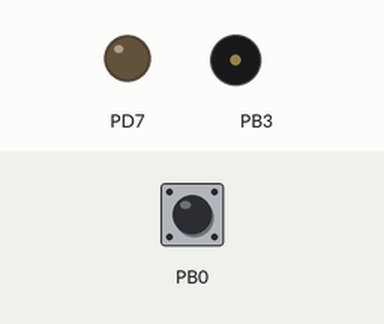
This program was run on a simulated ATmega32, built with avr-gcc and emulated at 8 MHz. Shown: output pins drawn as LEDs (lit = HIGH), buzzer (waves = sounding). The inputs (shaded band) are chosen by the test bench; at power-on: PB0 HIGH.

Above: at 1.2 s.
1.3 s: PB0 pulled LOW for 0.15 s
At 2.7 s:
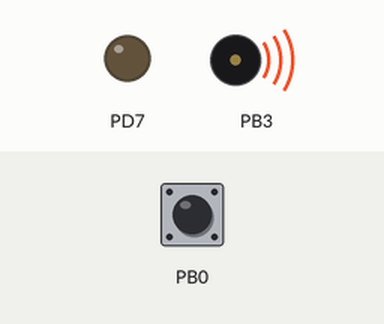
Timing chart, 0 to 8.9 s (numbered marks = the images above; inputs shaded):
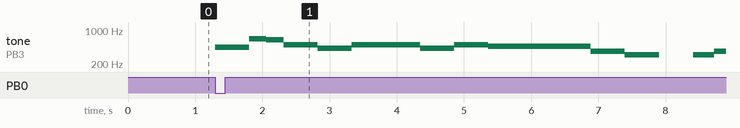

The program:

main.c
```c
/*
 * main.c
 *
 *  Created on: 8 lut 2026
 *      Author: kosmi
 */

#include <avr/io.h>
#include <util/delay.h>
#include <avr/interrupt.h>

#include "constants.h"

volatile uint32_t music_ms = 0;
void update_track(Track *track, volatile uint8_t *ocr_reg,
		volatile uint8_t *tccr_reg, uint8_t com_bit);

ISR(TIMER1_COMPA_vect) {
	music_ms++;
}

int main(void) {
	DDRB &= ~(1 << PB0);
	DDRB |= (1 << PB3);
	DDRD |= (1 << PD7);

	PORTB |= (1 << PB0);

	// enable CTC0
	TCCR0 |= (1 << WGM01);
	TCCR0 |= (1 << CS00) | (1 << CS01);

	// enable CTC2
	TCCR2 |= (1 << WGM21);
	TCCR2 |= (1 << CS21) | (1 << CS22);

	TCCR1B |= (1 << WGM12);
	TCCR1B |= (1 << CS11) | (1 << CS10);
	OCR1A = 124;
	TIMSK |= (1 << OCIE1A);

	Track melody = { .notes = melody_path, .size = sizeof(melody_path)
			/ sizeof(Note), .current_id_note = 0, .next_note_in = 0,
			.is_playing = 0 };
	Track support = { .notes = support_path, .size = sizeof(support_path)
			/ sizeof(Note), .current_id_note = 0, .next_note_in = 0,
			.is_playing = 0 };

	sei();

	while (1) {
		if (!(PINB & (1 << PB0))) {
			melody.is_playing = 1;
			support.is_playing = 1;
		}

		if (melody.is_playing)
			update_track(&melody, &OCR0, &TCCR0, COM00);
		if (support.is_playing)
			update_track(&support, &OCR2, &TCCR2, COM20);
		if (!support.is_playing && !melody.is_playing)
			music_ms = 0;
	}
}

void update_track(Track *track, volatile uint8_t *ocr_reg,
		volatile uint8_t *tccr_reg, uint8_t com_bit) {

	if (track->current_id_note > track->size) {
		track->current_id_note = 0;
		track->next_note_in = 0;
		track->is_playing = 0;
		*tccr_reg &= ~(1 << com_bit);
	} else if (music_ms >= track->next_note_in) {
		uint8_t current_pitch = pgm_read_byte(
				&(track->notes[track->current_id_note].pitch));
		uint16_t current_duration = pgm_read_word(
				&(track->notes[track->current_id_note].duration));

		if (current_pitch == PAUSE) {
			*tccr_reg &= ~(1 << com_bit);
		} else {
			*ocr_reg = current_pitch;
			*tccr_reg |= (1 << com_bit);
		}

		track->next_note_in = music_ms + current_duration;
		track->current_id_note++;
	}
}
```

constants.h
```c
/*
 * constants.h
 *
 *  Created on: 11 lut 2026
 *      Author: kosmi
 */

#include <avr/pgmspace.h>

#ifndef CONSTANTS_H_
#define CONSTANTS_H_

#define BPM 118
#define T_QUARTER 60000/BPM
#define T_WHOLE   T_QUARTER*4
#define T_HALF    T_QUARTER*2
#define T_QUAVER T_QUARTER/2
#define T_SEMIQUAVER  T_QUARTER/4
#define PAUSE 0

#define C4  238
#define CS4 225
#define D4  212
#define DS4 200
#define E4  189
#define F4  178
#define FS4 168
#define G4  158
#define GS4 149
#define A4  141
#define AS4 133
#define B4  126

#define C5  118
#define CS5 112
#define D5  105
#define DS5 99
#define E5  94
#define F5  88
#define FS5 83
#define G5  79
#define GS5 74
#define A5  70
#define AS5 66
#define B5  62

#define C6 59
#define CS6 55
#define D6 52
#define DS6 49
#define E6 46
#define F6 44
#define FS6 41

typedef struct {
	uint8_t pitch;
	uint16_t duration;
} Note;

typedef struct {
	const Note *notes;
	uint16_t size;
	uint16_t current_id_note;
	uint32_t next_note_in;
	uint8_t is_playing;
} Track;

// @formatter:off
const Note do_re_mi_path[] PROGMEM = {
		{C4, T_HALF}, {CS4, T_HALF},
		{D4, T_HALF}, {DS4, T_HALF},
		{E4, T_HALF}, {F4, T_HALF},
		{FS4, T_HALF}, {G4, T_HALF},
		{GS4, T_HALF}, {A4, T_HALF},
		{AS4, T_HALF}, {B4, T_HALF},
};

const Note melody_path[] PROGMEM  = {
		{ A4, T_QUARTER }, { E5, T_QUAVER }, { DS5, T_QUAVER }, { B4, T_QUARTER }, { GS4, T_QUARTER },
		{ B4, T_HALF }, { GS4, T_QUARTER }, { B4, T_QUARTER },
		{ AS4, T_HALF + T_QUARTER }, { FS4, T_QUARTER },
		{ DS4, T_QUARTER }, {PAUSE, T_QUARTER }, { DS4, T_QUARTER }, { FS4, T_QUARTER },
		{ FS4, T_QUARTER }, {E5, T_QUAVER }, { DS5, T_QUAVER }, { B4, T_QUARTER }, { GS4, T_QUARTER },
		{ B4, T_HALF }, { GS4, T_QUARTER }, { B4, T_QUARTER },
		{ AS4,T_HALF }, { PAUSE, T_QUARTER }, {AS4, T_QUARTER},

		{ FS5, T_WHOLE},
		{ FS5, T_QUARTER}, { E5, T_QUARTER }, { DS5, T_QUARTER }, { CS5,T_QUARTER },
		{ B4, T_QUARTER + T_QUAVER }, { PAUSE, T_QUAVER }, { B4,T_QUARTER }, { CS5,T_QUARTER },
		{ AS4, T_HALF + T_QUARTER }, {FS4, T_QUAVER }, {F4,T_SEMIQUAVER }, { E4, T_SEMIQUAVER },
		{ DS4, T_QUARTER + T_QUAVER }, { PAUSE, T_QUAVER }, {DS4,T_QUARTER }, { FS4, T_QUARTER },
		{ A4, T_QUARTER }, { E5, T_QUARTER }, {DS5,T_QUARTER }, { CS5, T_QUARTER },

		{ AS4, T_HALF }, { B4, T_QUARTER }, { CS5,T_QUARTER },
		{ AS4, T_HALF }, { FS4, T_QUARTER + T_QUAVER }, { PAUSE,T_QUAVER },
		{ FS4, T_QUARTER + T_QUAVER }, { PAUSE, T_QUAVER }, { FS4, T_QUARTER }, { GS4,T_QUARTER },
		{ A4, T_QUARTER }, { FS5, T_QUARTER }, { DS5, T_QUAVER }, { E5, T_QUAVER }, { DS5, T_QUAVER }, { B4,T_QUAVER },
		{ GS4, T_QUARTER + T_QUAVER }, { PAUSE, T_QUAVER }, { GS4, T_QUARTER }, { B4,T_QUARTER },

		{ AS4, T_HALF + T_QUARTER }, { FS4, T_QUARTER },
		{ DS4, T_QUARTER + T_QUAVER }, {PAUSE, T_QUAVER}, { DS4, T_QUARTER }, { FS4, T_QUARTER },
		{ FS4, T_QUARTER }, {E5, T_QUAVER }, { DS5, T_QUAVER }, { B4, T_QUARTER }, { GS4,T_QUARTER },
		{ B4, T_HALF }, { GS4,T_QUARTER }, { B4,T_QUARTER },

		{ B4, T_QUARTER }, { AS4,T_QUARTER + T_QUAVER }, { PAUSE, T_QUAVER }, { AS4, T_QUARTER },
		{ FS5, T_WHOLE },
		{ FS5, T_QUARTER}, { E5, T_QUARTER }, { DS5, T_QUAVER }, {E5, T_QUAVER }, { DS5, T_QUARTER },
		{ CS5, T_QUARTER }, { B4,T_QUARTER }, { GS4, T_QUARTER }, { B4, T_QUARTER },

		{ AS4, T_HALF + T_QUARTER }, { FS5, T_QUAVER }, { F5,T_SEMIQUAVER }, { E5, T_SEMIQUAVER },
		{ DS5, T_QUARTER + T_QUAVER }, { PAUSE, T_QUAVER }, { DS5,T_QUARTER }, { CS5, T_QUARTER },
		{ B4, T_HALF }, { AS4,T_QUAVER }, { B4, T_QUAVER }, { AS4, T_QUARTER },
		{ FS4, T_QUARTER + T_QUAVER }, {PAUSE, T_QUAVER }, { FS4, T_QUARTER }, { AS4, T_QUARTER },

		{ FS4, T_WHOLE },
		{ FS4, T_WHOLE }
};

const static Note support_path[] PROGMEM = {
		{ PAUSE, T_WHOLE},
		{ PAUSE, T_WHOLE},
		{ PAUSE, T_WHOLE},
		{ PAUSE, T_WHOLE},
		{ PAUSE, T_WHOLE},
		{ PAUSE, T_WHOLE},
		{ PAUSE, T_WHOLE},

		{ PAUSE, T_WHOLE},
		{ PAUSE, T_WHOLE},
		{ PAUSE, T_WHOLE},
		{ PAUSE, T_WHOLE},
		{ PAUSE, T_WHOLE},
		{ PAUSE, T_WHOLE},

		{ PAUSE, T_WHOLE},
		{ PAUSE, T_WHOLE},
		{ PAUSE, T_WHOLE},
		{CS6, T_SEMIQUAVER}, {PAUSE,T_SEMIQUAVER}, {CS6, T_SEMIQUAVER}, {PAUSE,T_SEMIQUAVER}, {DS6, T_SEMIQUAVER}, {PAUSE,T_SEMIQUAVER}, {DS6, T_SEMIQUAVER}, {PAUSE, T_SEMIQUAVER}, {CS6, T_SEMIQUAVER}, {PAUSE,T_SEMIQUAVER}, {CS6, T_SEMIQUAVER}, {PAUSE,T_SEMIQUAVER}, {DS6, T_SEMIQUAVER}, {PAUSE,T_SEMIQUAVER}, {DS6, T_SEMIQUAVER}, {PAUSE, T_SEMIQUAVER},
		{B5, T_SEMIQUAVER}, {PAUSE,T_SEMIQUAVER}, {B5, T_SEMIQUAVER}, {PAUSE,T_SEMIQUAVER}, {CS6, T_SEMIQUAVER}, {PAUSE,T_SEMIQUAVER}, {CS6, T_SEMIQUAVER}, {PAUSE, T_SEMIQUAVER}, {B5, T_SEMIQUAVER}, {PAUSE,T_SEMIQUAVER}, {B5, T_SEMIQUAVER}, {PAUSE,T_SEMIQUAVER}, {CS6, T_SEMIQUAVER}, {PAUSE,T_SEMIQUAVER}, {CS6, T_SEMIQUAVER}, {PAUSE, T_SEMIQUAVER},

		{FS5, T_SEMIQUAVER}, {PAUSE,T_SEMIQUAVER}, {FS5, T_SEMIQUAVER}, {PAUSE,T_SEMIQUAVER}, {AS5, T_SEMIQUAVER}, {PAUSE,T_SEMIQUAVER}, {AS5, T_SEMIQUAVER}, {PAUSE, T_SEMIQUAVER}, {FS5, T_SEMIQUAVER}, {PAUSE,T_SEMIQUAVER}, {FS5, T_SEMIQUAVER}, {PAUSE,T_SEMIQUAVER}, {AS5, T_SEMIQUAVER}, {PAUSE,T_SEMIQUAVER}, {AS5, T_SEMIQUAVER}, {PAUSE, T_SEMIQUAVER},
		{FS5, T_SEMIQUAVER}, {PAUSE,T_SEMIQUAVER}, {FS5, T_SEMIQUAVER}, {PAUSE,T_SEMIQUAVER}, {AS5, T_SEMIQUAVER}, {PAUSE,T_SEMIQUAVER}, {AS5, T_SEMIQUAVER}, {PAUSE, T_SEMIQUAVER}, {FS5, T_SEMIQUAVER}, {PAUSE,T_SEMIQUAVER}, {FS5, T_SEMIQUAVER}, {PAUSE,T_SEMIQUAVER}, {AS5, T_SEMIQUAVER}, {PAUSE,T_SEMIQUAVER}, {AS5, T_SEMIQUAVER}, {PAUSE, T_SEMIQUAVER},
		{CS6, T_SEMIQUAVER}, {PAUSE,T_SEMIQUAVER}, {CS6, T_SEMIQUAVER}, {PAUSE,T_SEMIQUAVER}, {DS6, T_SEMIQUAVER}, {PAUSE,T_SEMIQUAVER}, {DS6, T_SEMIQUAVER}, {PAUSE, T_SEMIQUAVER}, {CS6, T_SEMIQUAVER}, {PAUSE,T_SEMIQUAVER}, {CS6, T_SEMIQUAVER}, {PAUSE,T_SEMIQUAVER}, {DS6, T_SEMIQUAVER}, {PAUSE,T_SEMIQUAVER}, {DS6, T_SEMIQUAVER}, {PAUSE, T_SEMIQUAVER},
		{B5, T_SEMIQUAVER}, {PAUSE,T_SEMIQUAVER}, {B5, T_SEMIQUAVER}, {PAUSE,T_SEMIQUAVER}, {CS6, T_SEMIQUAVER}, {PAUSE,T_SEMIQUAVER}, {CS6, T_SEMIQUAVER}, {PAUSE, T_SEMIQUAVER}, {B5, T_SEMIQUAVER}, {PAUSE,T_SEMIQUAVER}, {B5, T_SEMIQUAVER}, {PAUSE,T_SEMIQUAVER}, {CS6, T_SEMIQUAVER}, {PAUSE,T_SEMIQUAVER}, {CS6, T_SEMIQUAVER}, {PAUSE, T_SEMIQUAVER},

		{DS5, T_SEMIQUAVER}, {PAUSE,T_SEMIQUAVER}, {DS5, T_SEMIQUAVER}, {PAUSE,T_SEMIQUAVER}, {FS5, T_SEMIQUAVER}, {PAUSE,T_SEMIQUAVER}, {FS5, T_SEMIQUAVER}, {PAUSE, T_SEMIQUAVER}, {DS5, T_SEMIQUAVER}, {PAUSE,T_SEMIQUAVER}, {DS5, T_SEMIQUAVER}, {PAUSE,T_SEMIQUAVER}, {FS5, T_SEMIQUAVER}, {PAUSE,T_SEMIQUAVER}, {FS5, T_SEMIQUAVER}, {PAUSE, T_SEMIQUAVER},
		{DS5, T_SEMIQUAVER}, {PAUSE,T_SEMIQUAVER}, {DS5, T_SEMIQUAVER}, {PAUSE,T_SEMIQUAVER}, {FS5, T_SEMIQUAVER}, {PAUSE,T_SEMIQUAVER}, {FS5, T_SEMIQUAVER}, {PAUSE, T_SEMIQUAVER}, {DS5, T_SEMIQUAVER}, {PAUSE,T_SEMIQUAVER}, {DS5, T_SEMIQUAVER}, {PAUSE,T_SEMIQUAVER}, {FS5, T_SEMIQUAVER}, {PAUSE,T_SEMIQUAVER}, {FS5, T_SEMIQUAVER}, {PAUSE, T_SEMIQUAVER},
		{CS6, T_SEMIQUAVER}, {PAUSE,T_SEMIQUAVER}, {CS6, T_SEMIQUAVER}, {PAUSE,T_SEMIQUAVER}, {DS6, T_SEMIQUAVER}, {PAUSE,T_SEMIQUAVER}, {DS6, T_SEMIQUAVER}, {PAUSE, T_SEMIQUAVER}, {CS6, T_SEMIQUAVER}, {PAUSE,T_SEMIQUAVER}, {CS6, T_SEMIQUAVER}, {PAUSE,T_SEMIQUAVER}, {DS6, T_SEMIQUAVER}, {PAUSE,T_SEMIQUAVER}, {DS6, T_SEMIQUAVER}, {PAUSE, T_SEMIQUAVER},
		{B5, T_SEMIQUAVER}, {PAUSE,T_SEMIQUAVER}, {B5, T_SEMIQUAVER}, {PAUSE,T_SEMIQUAVER}, {CS6, T_SEMIQUAVER}, {PAUSE,T_SEMIQUAVER}, {CS6, T_SEMIQUAVER}, {PAUSE, T_SEMIQUAVER}, {B5, T_SEMIQUAVER}, {PAUSE,T_SEMIQUAVER}, {B5, T_SEMIQUAVER}, {PAUSE,T_SEMIQUAVER}, {CS6, T_SEMIQUAVER}, {PAUSE,T_SEMIQUAVER}, {CS6, T_SEMIQUAVER}, {PAUSE, T_SEMIQUAVER},

		{DS6, T_SEMIQUAVER}, {PAUSE,T_SEMIQUAVER}, {DS6, T_SEMIQUAVER}, {PAUSE,T_SEMIQUAVER}, {FS6, T_SEMIQUAVER}, {PAUSE,T_SEMIQUAVER}, {FS6, T_SEMIQUAVER}, {PAUSE, T_SEMIQUAVER}, {DS6, T_SEMIQUAVER}, {PAUSE,T_SEMIQUAVER}, {DS6, T_SEMIQUAVER}, {PAUSE,T_SEMIQUAVER}, {FS6, T_SEMIQUAVER}, {PAUSE,T_SEMIQUAVER}, {FS6, T_SEMIQUAVER}, {PAUSE, T_SEMIQUAVER},
		{DS6, T_SEMIQUAVER}, {PAUSE,T_SEMIQUAVER}, {DS6, T_SEMIQUAVER}, {PAUSE,T_SEMIQUAVER}, {FS6, T_SEMIQUAVER}, {PAUSE,T_SEMIQUAVER}, {FS6, T_SEMIQUAVER}, {PAUSE, T_SEMIQUAVER}, {DS6, T_SEMIQUAVER}, {PAUSE,T_SEMIQUAVER}, {DS6, T_SEMIQUAVER}, {PAUSE,T_SEMIQUAVER}, {FS6, T_SEMIQUAVER}, {PAUSE,T_SEMIQUAVER}, {FS6, T_SEMIQUAVER}, {PAUSE, T_SEMIQUAVER},
		{CS6, T_SEMIQUAVER}, {PAUSE,T_SEMIQUAVER}, {CS6, T_SEMIQUAVER}, {PAUSE,T_SEMIQUAVER}, {DS6, T_SEMIQUAVER}, {PAUSE,T_SEMIQUAVER}, {DS6, T_SEMIQUAVER}, {PAUSE, T_SEMIQUAVER}, {CS6, T_SEMIQUAVER}, {PAUSE,T_SEMIQUAVER}, {CS6, T_SEMIQUAVER}, {PAUSE,T_SEMIQUAVER}, {DS6, T_SEMIQUAVER}, {PAUSE,T_SEMIQUAVER}, {DS6, T_SEMIQUAVER}, {PAUSE, T_SEMIQUAVER},
		{B5, T_SEMIQUAVER}, {PAUSE,T_SEMIQUAVER}, {B5, T_SEMIQUAVER}, {PAUSE,T_SEMIQUAVER}, {CS6, T_SEMIQUAVER}, {PAUSE,T_SEMIQUAVER}, {CS6, T_SEMIQUAVER}, {PAUSE, T_SEMIQUAVER}, {B5, T_SEMIQUAVER}, {PAUSE,T_SEMIQUAVER}, {B5, T_SEMIQUAVER}, {PAUSE,T_SEMIQUAVER}, {CS6, T_SEMIQUAVER}, {PAUSE,T_SEMIQUAVER}, {CS6, T_SEMIQUAVER}, {PAUSE, T_SEMIQUAVER},

		{FS5, T_SEMIQUAVER}, {PAUSE,T_SEMIQUAVER}, {FS5, T_SEMIQUAVER}, {PAUSE,T_SEMIQUAVER}, {AS5, T_SEMIQUAVER}, {PAUSE,T_SEMIQUAVER}, {AS5, T_SEMIQUAVER}, {PAUSE, T_SEMIQUAVER}, {FS5, T_SEMIQUAVER}, {PAUSE,T_SEMIQUAVER}, {FS5, T_SEMIQUAVER}, {PAUSE,T_SEMIQUAVER}, {AS5, T_SEMIQUAVER}, {PAUSE,T_SEMIQUAVER}, {AS5, T_SEMIQUAVER}, {PAUSE, T_SEMIQUAVER},
		{FS5, T_SEMIQUAVER}, {PAUSE,T_SEMIQUAVER}, {FS5, T_SEMIQUAVER}, {PAUSE,T_SEMIQUAVER}, {AS5, T_SEMIQUAVER}, {PAUSE,T_SEMIQUAVER}, {AS5, T_SEMIQUAVER}, {PAUSE, T_SEMIQUAVER}, {FS5, T_HALF}
};
// @formatter:on

#endif /* CONSTANTS_H_ */
```

Measured:
- after the input at 1.3 s, tone on PB3: plays 440 Hz for 0.51 s, 658 Hz for 0.25 s, 625 Hz for 0.25 s, 492 Hz for 0.51 s, 417 Hz for 0.51 s, 492 Hz for 1.0 s … (13 notes in this stretch), starting at once
